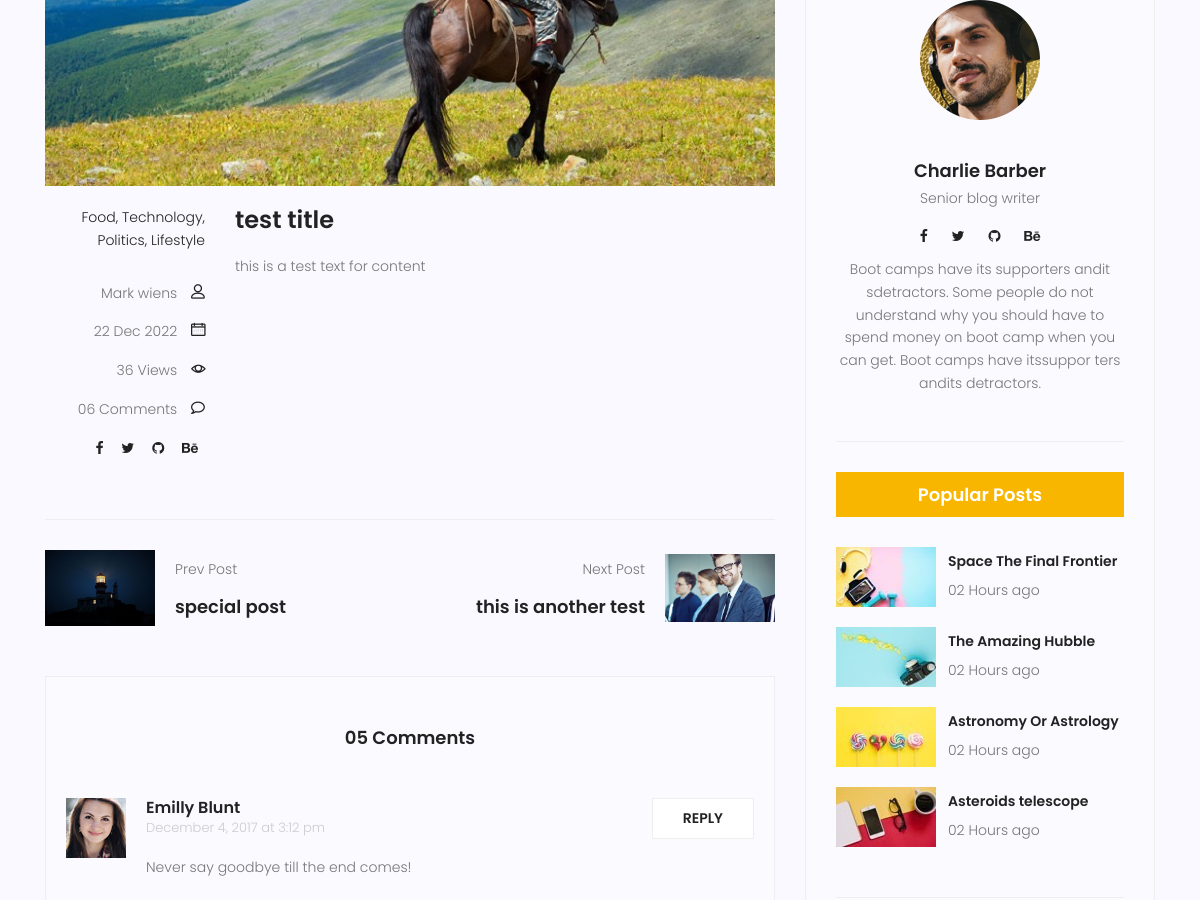
The page /blog/4 (middle part) on the database as committed earlier.
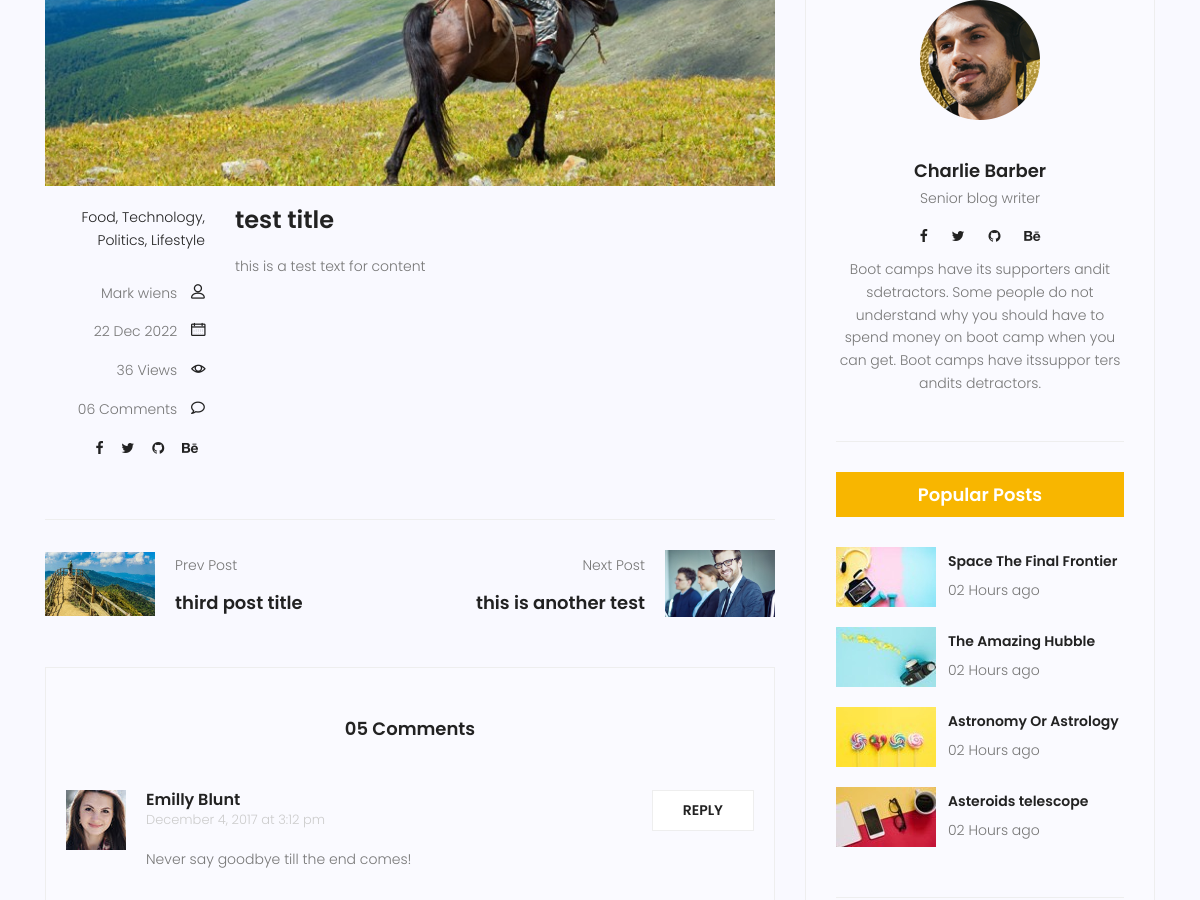
The same page on the database as committed later.
### blog/models.py (models this page shows, shortened)
class Post(models.Model):
    image = models.ImageField(upload_to='blog/', default='default.jpg')
    author = models.ForeignKey(User, on_delete=models.SET_NULL, null=True)
    title = models.CharField(max_length=255)
    content = models.TextField()
    category = models.ManyToManyField(Category)
    counted_view = models.IntegerField(default=0)
    status = models.BooleanField(default=False)
    published_date = models.DateTimeField(null=True)
    created_date = models.DateTimeField(auto_now_add=True)
    updated_date = models.DateTimeField(auto_now=True)
    class Meta:
        ordering = ['created_date']

### blog/views.py (the view)
# urls.py: path('<int:pid>', blog_single, name="single"),
def blog_single(request, pid):
    posts = Post.objects.filter(published_date__lte=timezone.now(), status=1)
    current_post = get_object_or_404(Post, pk=pid, status=1)
    current_post.counted_view += 1
    current_post.save()
    prev_post = {}
    next_post = {}
    for post_index in range(len(posts)):
        if(current_post.id == posts[post_index].id):
            if(post_index == 0):
                next_post = posts[post_index + 1]
            elif(post_index == len(posts) - 1):
                prev_post = posts[post_index - 1]
            else:
                next_post = posts[post_index + 1]
                prev_post = posts[post_index - 1]
    context = {'post': current_post, 'prev_post': prev_post, 'next_post': next_post }
    return render(request, 'blog/blog-single.html', context)

### templates/blog/blog-single.html (shortened to what this page needs)
{% extends 'base.html' %} {% load static %} {% load blog_tags %}
{% block content %}
<section class="post-content-area single-post-area">
  <div class="container">
    <div class="row">
      <div class="col-lg-8 posts-list">
        <div class="single-post row">
          <div class="col-lg-12">
            <div class="feature-img">
              <img
                class="img-fluid"
                src="{% static 'img/blog/feature-img1.jpg' %}"
                alt=""
              />
            </div>
          </div>
          <div class="col-lg-3 col-md-3 meta-details">
            <ul class="tags">
              <li><a href="#">Food,</a></li>
              <li><a href="#">Technology,</a></li>
              <li><a href="#">Politics,</a></li>
              <li><a href="#">Lifestyle</a></li>
            </ul>
            <div class="user-details row">
              <p class="user-name col-lg-12 col-md-12 col-6">
                <a href="#">Mark wiens</a> <span class="lnr lnr-user"></span>
              </p>
              <p class="date col-lg-12 col-md-12 col-6">
                <a href="#">{{post.published_date|date:"d M Y"}}</a>
                <span class="lnr lnr-calendar-full"></span>
              </p>
              <p class="view col-lg-12 col-md-12 col-6">
                <a href="#">{{post.counted_view}} Views</a>
                <span class="lnr lnr-eye"></span>
              </p>
              <p class="comments col-lg-12 col-md-12 col-6">
                <a href="#">06 Comments</a> <span class="lnr lnr-bubble"></span>
              </p>
              <ul class="social-links col-lg-12 col-md-12 col-6">
                <li>
                  <a href="#"><i class="fa fa-facebook"></i></a>
                </li>
                <li>
                  <a href="#"><i class="fa fa-twitter"></i></a>
                </li>
                <li>
                  <a href="#"><i class="fa fa-github"></i></a>
                </li>
                <li>
                  <a href="#"><i class="fa fa-behance"></i></a>
                </li>
              </ul>
            </div>
          </div>
          <div class="col-lg-9 col-md-9">
            <h3 class="mt-20 mb-20">{{post.title}}</h3>
            <p class="excert">{{post.content}}</p>
          </div>
        </div>
        <div class="navigation-area">
          <div class="row">
            {% if prev_post %}
            <div
              class="col-lg-6 col-md-6 col-12 nav-left flex-row d-flex justify-content-start align-items-center mr-auto"
            >
              <div class="thumb">
                <a href="{% url 'blog:single' pid=prev_post.id %}"
                  ><img
                    class="img-fluid"
                    src="{{prev_post.image.url}}"
                    width="110px"
                    height="110px"
                    alt=""
                /></a>
              </div>
              <div class="arrow">
                <a href="#"
                  ></a>
              </div>
              <div class="detials">
                <p>Prev Post</p>
                <a href="{% url 'blog:single' pid=prev_post.id %}"
                  ><h4>{{prev_post.title}}</h4></a
                >
              </div>
            </div>
            {% endif %} {% if next_post %}
            <div
              class="col-lg-6 col-md-6 col-12 nav-right flex-row d-flex justify-content-end align-items-center ml-auto"
            >
              <div class="detials">
                <p>Next Post</p>
                <a href="{% url 'blog:single' pid=next_post.id %}"
                  ><h4>{{next_post.title}}</h4></a
                >
              </div>
              <div class="arrow">
                <a href="#"
                  ></a>
              </div>
              <div class="thumb">
                <a href="{% url 'blog:single' pid=next_post.id %}"
                  ><img
                    class="img-fluid"
                    src="{{next_post.image.url}}"
                    width="110px"
                    height="110px"
                    alt=""
                /></a>
              </div>
            </div>
            {% endif %}
          </div>
        </div>
        <div class="comments-area">
          <h4>05 Comments</h4>
          <div class="comment-list">
            <div class="single-comment justify-content-between d-flex">
              <div class="user justify-content-between d-flex">
                <div class="thumb">
                  <img src="{% static 'img/blog/c1.jpg' %}" alt="" />
                </div>
                <div class="desc">
                  <h5><a href="#">Emilly Blunt</a></h5>
                  <p class="date">December 4, 2017 at 3:12 pm</p>
                  <p class="comment">Never say goodbye till the end comes!</p>
                </div>
              </div>
              <div class="reply-btn">
                <a href="" class="btn-reply text-uppercase">reply</a>
              </div>
            </div>
          </div>
        </div>
      </div>
      <div class="col-lg-4 sidebar-widgets">
        <div class="widget-wrap">
          {% include 'blog/blog-writer.html' %}
          <div class="single-sidebar-widget popular-post-widget">
            <h4 class="popular-title">Popular Posts</h4>
            <div class="popular-post-list">
              <div class="single-post-list d-flex flex-row align-items-center">
                <div class="thumb">
                  <img
                    class="img-fluid"
                    src="{% static 'img/blog/pp1.jpg' %}"
                    alt=""
                  />
                </div>
                <div class="details">
                  <a href="blog-single.html"
                    ><h6>Space The Final Frontier</h6></a
                  >
                  <p>02 Hours ago</p>
                </div>
              </div>
              <div class="single-post-list d-flex flex-row align-items-center">
                <div class="thumb">
                  <img
                    class="img-fluid"
                    src="{% static 'img/blog/pp2.jpg' %}"
                    alt=""
                  />
                </div>
                <div class="details">
                  <a href="blog-single.html"><h6>The Amazing Hubble</h6></a>
                  <p>02 Hours ago</p>
                </div>
              </div>
              <div class="single-post-list d-flex flex-row align-items-center">
                <div class="thumb">
                  <img
                    class="img-fluid"
                    src="{% static 'img/blog/pp3.jpg' %}"
                    alt=""
                  />
                </div>
                <div class="details">
                  <a href="blog-single.html"><h6>Astronomy Or Astrology</h6></a>
                  <p>02 Hours ago</p>
                </div>
              </div>
              <div class="single-post-list d-flex flex-row align-items-center">
                <div class="thumb">
                  <img
                    class="img-fluid"
                    src="{% static 'img/blog/pp4.jpg' %}"
                    alt=""
                  />
                </div>
                <div class="details">
                  <a href="blog-single.html"><h6>Asteroids telescope</h6></a>
                  <p>02 Hours ago</p>
                </div>
              </div>
            </div>
          </div>
        </div>
      </div>
    </div>
  </div>
</section>
{% endblock %}

### templates/base.html (shortened to what this page needs)
{% load static %}
<!DOCTYPE html>
<html lang="zxx" class="no-js">
  <head>
    <link rel="stylesheet" href="{% static 'css/linearicons.css' %}" />
    <link rel="stylesheet" href="{% static 'css/font-awesome.min.css' %}" />
    <link rel="stylesheet" href="{% static 'css/bootstrap.css' %}" />
    <link rel="stylesheet" href="{% static 'css/magnific-popup.css' %}" />
    <link rel="stylesheet" href="{% static 'css/jquery-ui.css' %}" />
    <link rel="stylesheet" href="{% static 'css/nice-select.css' %}" />
    <link rel="stylesheet" href="{% static 'css/animate.min.css' %}" />
    <link rel="stylesheet" href="{% static 'css/owl.carousel.css' %}" />
    <link rel="stylesheet" href="{% static 'css/main.css' %}" />
  </head>
  <body>
    {% block content %} {% endblock %}
  </body>
</html>

### templates/blog/blog-writer.html
{% load static %}
<div class="single-sidebar-widget user-info-widget">
  <img src="{% static 'img/blog/user-info.png' %}" alt="" />
  <a href="#"><h4>Charlie Barber</h4></a>
  <p>Senior blog writer</p>
  <ul class="social-links">
    <li>
      <a href="#"><i class="fa fa-facebook"></i></a>
    </li>
    <li>
      <a href="#"><i class="fa fa-twitter"></i></a>
    </li>
    <li>
      <a href="#"><i class="fa fa-github"></i></a>
    </li>
    <li>
      <a href="#"><i class="fa fa-behance"></i></a>
    </li>
  </ul>
  <p>
    Boot camps have its supporters andit sdetractors. Some people do not
    understand why you should have to spend money on boot camp when you can get.
    Boot camps have itssuppor ters andits detractors.
  </p>
</div>

### templates/blog/blog-ads.html (shortened to what this page needs)
{% load static %}

Rows that differ between the two databases and show on the page:
no longer on this page (row edited): Post: image (picture), title "special post"
now on this page (row edited): Post: image (placeholder picture), title "third post title"
